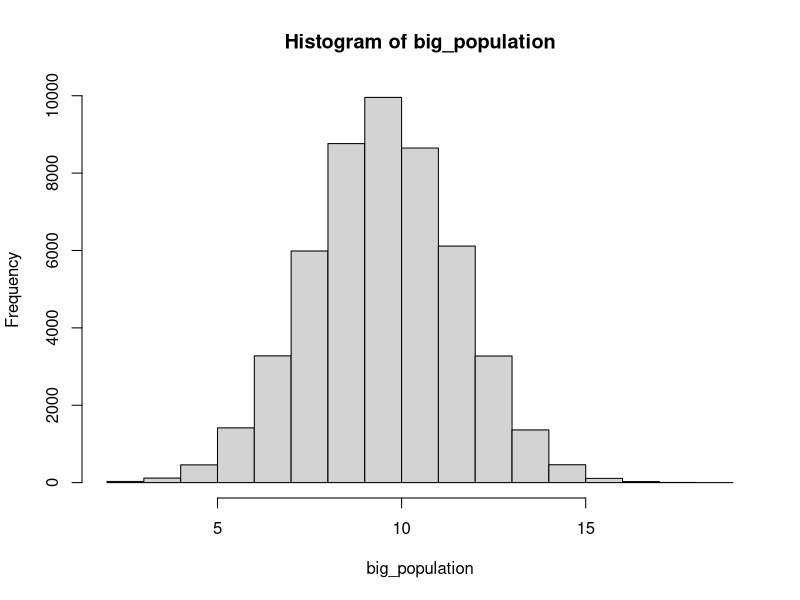
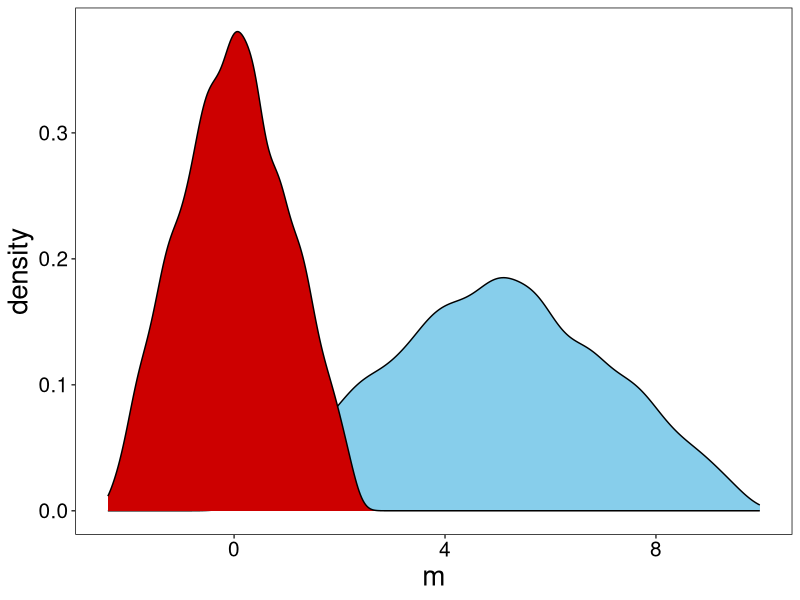
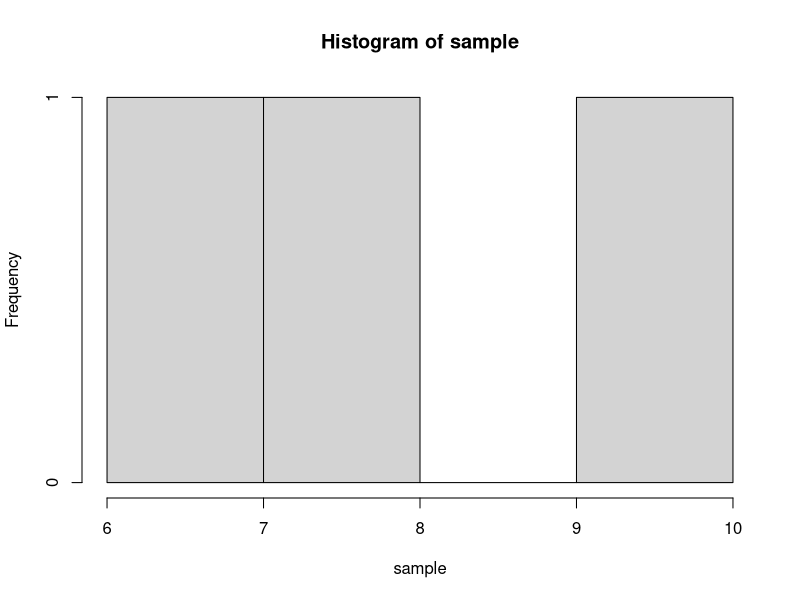
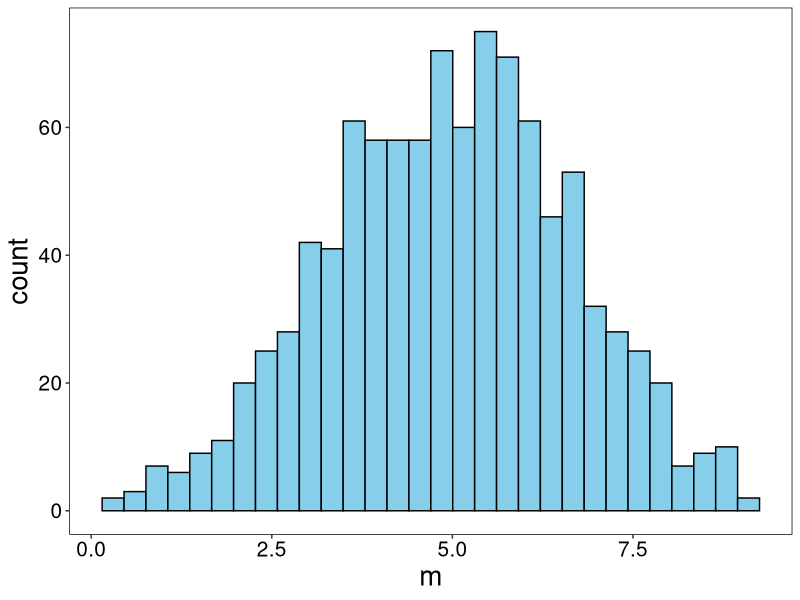
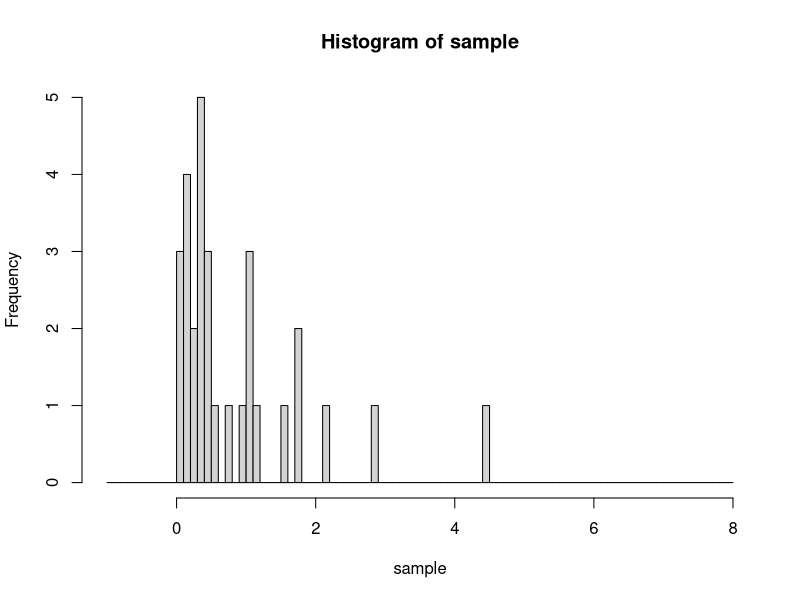
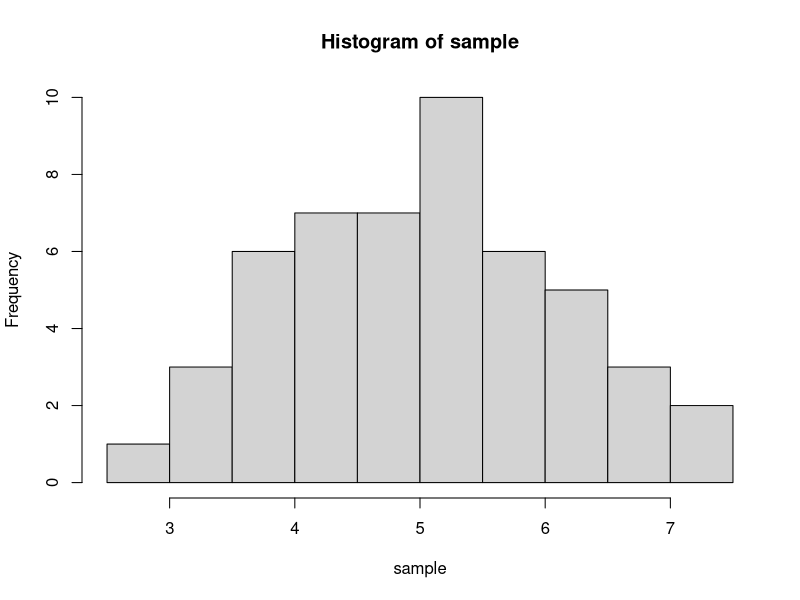
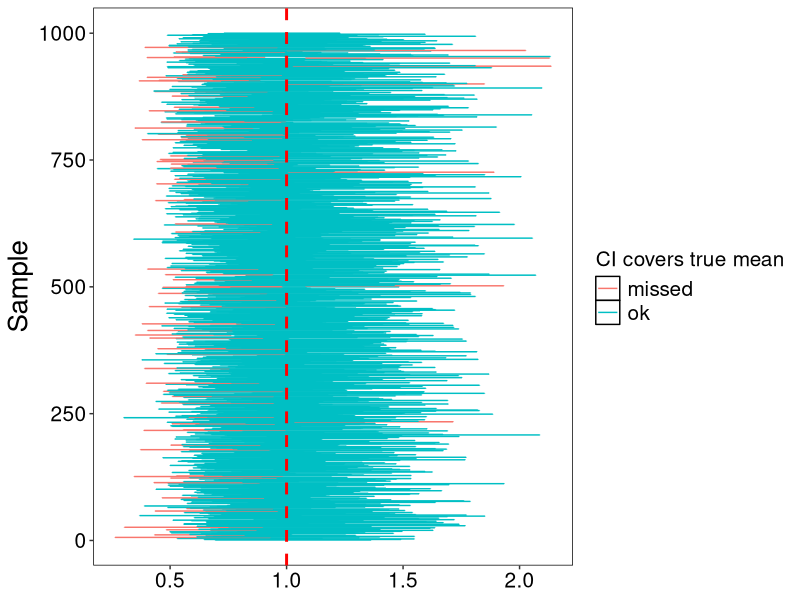
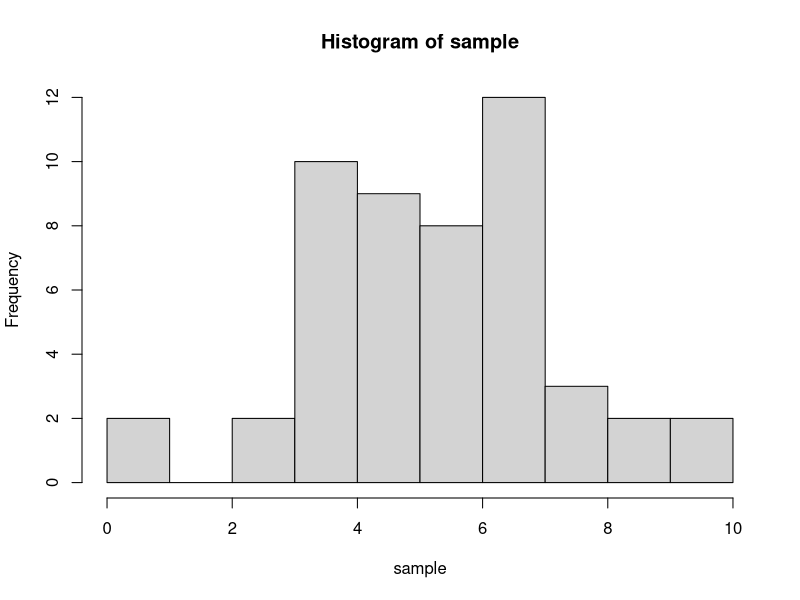

Recreate these plots in R, in order.
## ---- chunk 1
knitr::opts_chunk$set(echo = TRUE)
library(dplyr)
library(tidyr)
library(ggplot2)

theme_custom <- theme(
    axis.text = element_text(size = 15),
    axis.title = element_text(size = 20),
    plot.title = element_text(size = 20, hjust = 0.5),
    plot.subtitle = element_text(size = 15, hjust = 0.5),
    legend.title = element_text(size = 15),
    legend.text = element_text(size = 15),
    panel.background = element_rect(fill = "white"), 
    panel.grid = element_blank()
  )

theme_set(theme_custom)
## ---- chunk 2
sample_size <- 100
## ---- chunk 3
# here mean and sd - parameters in "general" population 
# n - number of elements we choose from population
norm_sample <- rnorm(n=sample_size, mean=0, sd=1)

#parameters of **sample**
mean(norm_sample)
sd(norm_sample)

## ---- chunk 4
exp_sample <- rexp(n=sample_size, rate=4)

mean(exp_sample)
sd(exp_sample)
## ---- chunk 5

unif_sample <- runif(n=sample_size, min=0, max=1)

mean(unif_sample)
sd(unif_sample)
## ---- chunk 6
rbinom(n=sample_size, size=10, prob=0.5)

## ---- chunk 7
rpois(n = sample_size, lambda = 1)
## ---- chunk 8
quantile(norm_sample)
quantile(unif_sample, pr=c(0.025, 0.975))
## ---- chunk 9
true_mean <- 10
true_sd <- 2

# big_population <- read_csv('data.csv')
big_population <- rnorm(50000, mean = true_mean, sd = true_sd) |> round()

big_population |>  hist()
## ---- chunk 10
sample_size <- 10

sample_0 <- sample(x=big_population, size=sample_size)
sample_0
## ---- chunk 11
values <- c(1,100,10000)
probs_of_values <- c(0.2, 0.5, 0.3)

sum(probs_of_values) == 1
## ---- chunk 12
sample_size <- 10

sample_2 <- sample(values, sample_size, replace=TRUE, prob=probs_of_values)
sample_2
## ---- chunk 13
sample_size <- 10

sample_1 <- rnorm(sample_size, mean=0, sd=1)
sample_1
## ---- chunk 14
se <- function(x){
  sd(x)/sqrt(length(x))
}
## ---- chunk 15

#uniform 
a<-0
b<-10
## -> mean = ??
population <- runif(100000, a, b)

sample_size <- 2
n_samples <- 10000

df_trial <- tibble(
  sample_ID = rep(1:n_samples, each=sample_size),
  value = sample(x=population,
                 size=sample_size*n_samples, 
                 replace = TRUE,
                 prob=rep(1/length(population), length(population))
                 )
  )

df_trial
## ---- chunk 16
df_standart <- 
  df_trial |> 
  group_by(sample_ID) |> 
  summarize(m = mean(value)) |> 
  mutate(z_m = (m - mean(m))/sd(m) ) # <-- Formula! 

df_standart

## ---- chunk 17
#for non-standard
mean(df_standart$m)
sd(df_standart$m)

#for standard
mean(df_standart$z_m)
sd(df_standart$z_m)
## ---- chunk 18
 df_standart |> 
  ggplot() + 
  geom_density(aes(x=m),
               # bins=30, col='black',
               fill='skyblue') +
  geom_density(aes(x=z_m),
               # bins=30, col='black', 
               fill='red3')
## ---- chunk 19
sample_size <- 3

sample <- runif(n=sample_size, min=0, max=10)

hist(sample)
## ---- chunk 20
n_samples <- 1000

df_trial <- data.frame(
  sample_ID = rep(1:n_samples, each=sample_size),
    value = runif(sample_size*n_samples, 0, 10) 
  # generating sample_size*n_samples values from the same distibution
  )

df_means_from_samples <- 
  df_trial |> group_by(sample_ID) |> 
  summarize(m = mean(value)) 

df_means_from_samples |> 
  ggplot() + 
  geom_histogram(aes(x=m), bins=30, col='black', fill='skyblue')
## ---- chunk 21
sample_size <- 30 

sample <- rexp(sample_size, rate=1)

hist(sample, breaks = seq(-1,8,0.1))
## ---- chunk 22
true_mean <- 5
true_sd <- 1

sample_size <- 50

sample <- rnorm(sample_size, true_mean, true_sd)

sample_mean <- mean(sample)
# sample_sd <- sd(sample_norm)
sample_se <- se(sample)

hist(sample)
## ---- chunk 23
quantiles <- qnorm(0, 1, p = c(0.025, 0.975)) #+- 1.96

c(
  sample_mean + quantiles[1] * sample_se,
  sample_mean + quantiles[2] * sample_se
)
## ---- chunk 24

sample_size <- 30 
n_samples <- 1000
true_mean<-1

df_trial <- tibble(
  sample_ID = rep(1:n_samples, each=sample_size),
  value = rexp(sample_size*n_samples, 1)
  )

quantiles <- qnorm(0, 1, p = c(0.025, 0.975))


df_ci <- df_trial |> group_by(sample_ID) |> 
  summarize(mu = mean(value), 
            se_sample = se(value), 
            conf.min = mu + quantiles[1] * se_sample,
            conf.max = mu + quantiles[2] * se_sample) |> 
  mutate(out = ifelse((true_mean < conf.max) & (true_mean > conf.min), 'ok', 'missed'))

  
## ---- chunk 25
table(df_ci$out)
prop.table(table(df_ci$out))
## ---- chunk 26
#| fig-height: 7
#| fig-width: 10
df_ci |>  
  ggplot(aes(y=sample_ID)) +
  geom_errorbar(aes(xmin = conf.min, xmax = conf.max, col=out)) +
  geom_vline(aes(xintercept = 1), col='red', lty=2, size=1) +
  labs(y="Sample", color='CI covers true mean') 
## ---- chunk 27
true_mean <- 5
true_sd <- 2

## ---- chunk 28
sample_size <- 50

sample <- rnorm(sample_size, true_mean, true_sd)

sample_mean <- mean(sample)
# sample_sd <- sd(sample_norm)
sample_se <- se(sample)

hist(sample)
## ---- chunk 29
quantiles <- qt(df = length(sample)-1, p = c(0.025, 0.975)) 
quantiles
## ---- chunk 30
c(
  sample_mean + quantiles[1] * sample_se,
  sample_mean + quantiles[2] * sample_se
)
## ---- chunk 31
sample_size <- 10
n_samples <- 1000
true_mean<-5

df_trial <- tibble(
  sample_ID = rep(1:n_samples, each=sample_size),
  value = rnorm(mean=true_mean, sd=1, sample_size*n_samples)
  )

quantiles <- qt(sample_size-1, p = c(0.025, 0.975))


df_ci_t <- df_trial |> group_by(sample_ID) |> 
  summarize(mu = mean(value), 
            se_sample = se(value), 
            conf.min = mu + quantiles[1] * se_sample,
            conf.max = mu + quantiles[2] * se_sample) |> 
  mutate(out = ifelse((true_mean < conf.max) & (true_mean > conf.min), 'ok', 'missed'))
## ---- chunk 32
table(df_ci_t$out)
prop.table(table(df_ci_t$out))
## ---- chunk 33
t.test(sample)
